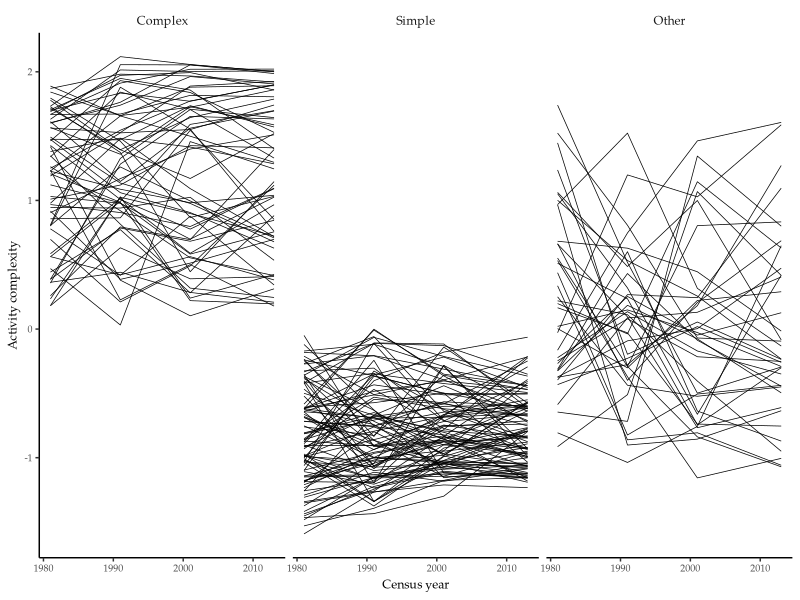
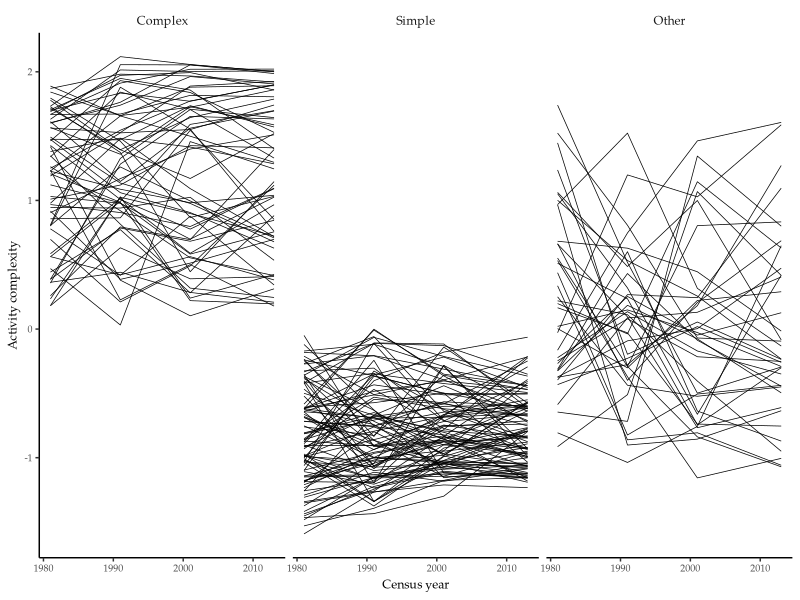

R code for these plots, in order: (Note: this script raises an error after producing the figures.)
# COMPLEXITY-SERIES.R
#
# This script plots activity and city complexity across census years by complexity subsample membership.
#
# Ben Davies
# August 2018


## INITIALISATION

# Load packages
library(dplyr)
library(ggplot2)
library(readr)
library(tidyr)

# Import activity and city attributes
activities <- read_csv("data/observations/activities.csv")
cities <- read_csv("data/observations/cities.csv")


## SERIES PLOTS

# Plot activity complexity series by subsample
activities %>%
  filter(ind != "XX", year %in% c(1981, 1991, 2001, 2013)) %>%
  group_by(act) %>%
  mutate(complex = min(act_complexity) > 0,
         simple = max(act_complexity) < 0) %>%
  ungroup() %>%
  mutate(subsample = ifelse(complex, "Complex", ifelse(simple, "Simple", "Other")),
         subsample = factor(subsample, levels = c("Complex", "Simple", "Other"))) %>%
  ggplot() +
  geom_line(aes(year, act_complexity, group = act), size = 0.25) +
  facet_wrap(~ subsample) +
  labs(x = "Census year", y = "Activity complexity") +
  theme_classic() +
  theme(strip.background = element_blank(),
        strip.text = element_text(size = 9),
        text = element_text(family = "Palatino", size = 9))
ggsave("figures/complexity-series/activities.pdf", width = 6, height = 3)
embedFonts("figures/complexity-series/activities.pdf")

# Plot city complexity series by subsample
cities %>%
  filter(year %in% c(1981, 1991, 2001, 2013)) %>%
  group_by(ua) %>%
  mutate(complex = min(ua_complexity) > 0,
         simple = max(ua_complexity) < 0) %>%
  mutate(subsample = ifelse(complex, "Complex", ifelse(simple, "Simple", "Other")),
         subsample = factor(subsample, levels = c("Complex", "Simple", "Other"))) %>%
  ggplot() +
  geom_line(aes(year, ua_complexity, group = ua), size = 0.25) +
  facet_wrap(~ subsample) +
  labs(x = "Census year", y = "City complexity") +
  theme_classic() +
  theme(strip.background = element_blank(),
        strip.text = element_text(size = 9),
        text = element_text(family = "Palatino", size = 9))
ggsave("figures/complexity-series/cities.pdf", width = 6, height = 3)
embedFonts("figures/complexity-series/cities.pdf")
